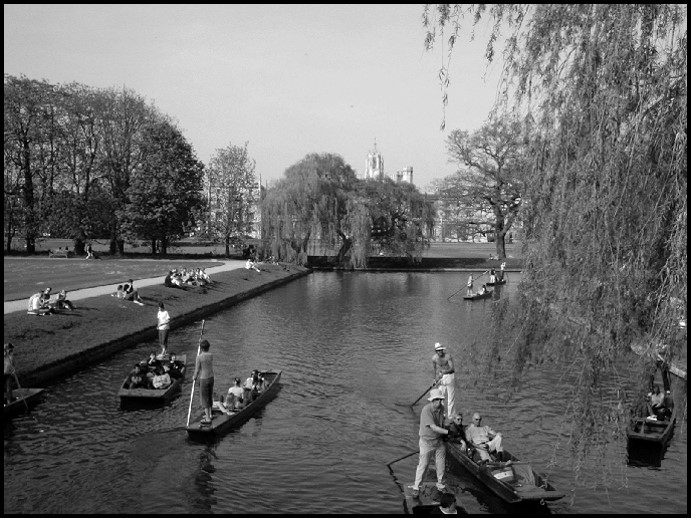
#> input picture Filtering/LP_filter-candidate.jpg, 691 x 518 px
$ jupyter execute --allow-errors Filtering.ipynb
#> lines starting #> are read from the running program, lines starting #| are printed output that depends on the picture
# Filtering

Write a short report, with images before and after 2D filtering, the python scripts you used for filtering, as well as your comments on 1-6

Let's import the libraries and read in all the images needed for this exercise.

### Import libraries

[cell 1]
# Import libraries
import cv2 as cv
import numpy as np
from matplotlib import pyplot as plt
import scipy.ndimage as ndimage

### Read in all the images

[cell 2]
img1 = cv.imread('High-Contrast.jpg')
img2 = cv.imread('LP or HP-Candidates.jpg')
img3 = cv.imread('LP_filter-candidate.jpg')
#> img3 is the input picture: shape (518, 691, 3); mean B, G, R 107.1, 107.1, 107.1
img4 = cv.imread('Picture1_median_filtering.png')
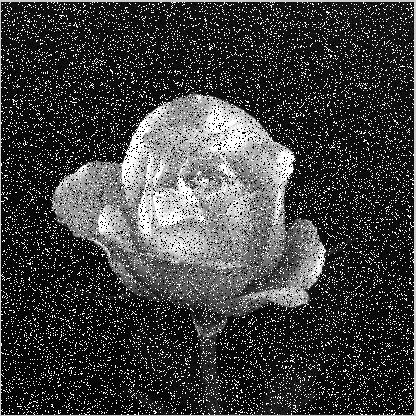
#> input picture Filtering/Picture1_median_filtering.png, 416 x 416 px
#> img4 is the input picture: shape (416, 416, 3); mean B, G, R 64, 64, 64.3
img5 = cv.imread('Picture2_median_filtering.jpg')
img6 = cv.imread('Picture3_median_filtering.jpg')
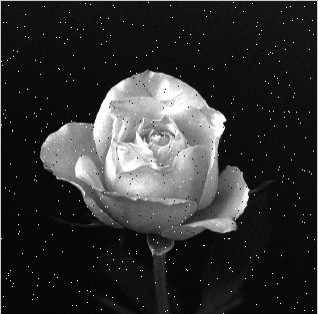
#> input picture Filtering/Picture3_median_filtering.jpg, 318 x 314 px
#> img6 is the input picture: shape (314, 318, 3); min 0, max 255, mean 49.1
img7 = cv.imread('Picture4_median_filtering.jpg')

### Create method for showing four images

[cell 3]
def compareImages(figureSize, image, image2, image3, image4, text1, text2, text3, text4):
    fig = plt.figure(figsize=figureSize)

    # first image
    ax1 = fig.add_subplot(2,2,1)
    ax1.imshow(image)
    ax1.set_title(text1)
    ax1.axis('off')

    # second image
    ax2 = fig.add_subplot(2,2,2)
    ax2.imshow(image2)
    ax2.set_title(text2)
    ax2.axis('off')

    # third image
    ax3 = fig.add_subplot(2,2,3)
    ax3.imshow(image3)
    ax3.set_title(text3)
    ax3.axis('off')

    # fourht image
    ax4 = fig.add_subplot(2,2,4)
    ax4.imshow(image4)
    ax4.set_title(text4)
    ax4.axis('off')

    plt.show()

# 1. Apply the following low pass mask on LP_filter-candidate.jpg

|   |   |   |
|:--|:--|:--|
| 1 | 1 | 1 |
| 1 | 2 | 1 |
| 1 | 1 | 1 |

with
1/10 (Scaling factor)

[cell 4]
kernelLP = np.array([[1.0,1.0,1.0],[1.0,2.0,1.0],[1.0,1.0,1.0]])/10
filteredImage = cv.filter2D(img3, -1, kernelLP)
filteredImage2 = cv.filter2D(filteredImage, -1, kernelLP) #filter filtered image
filteredImage3 = cv.filter2D(filteredImage2, -1, kernelLP) #filter filtered image again


compareImages((14,14),img3, filteredImage, filteredImage2, filteredImage3,
              'Original Image', 'Filtered Image', 'Twice Filtered Image','Thrice Filtered Image' )
#> in compareImages, `plt.show()`:
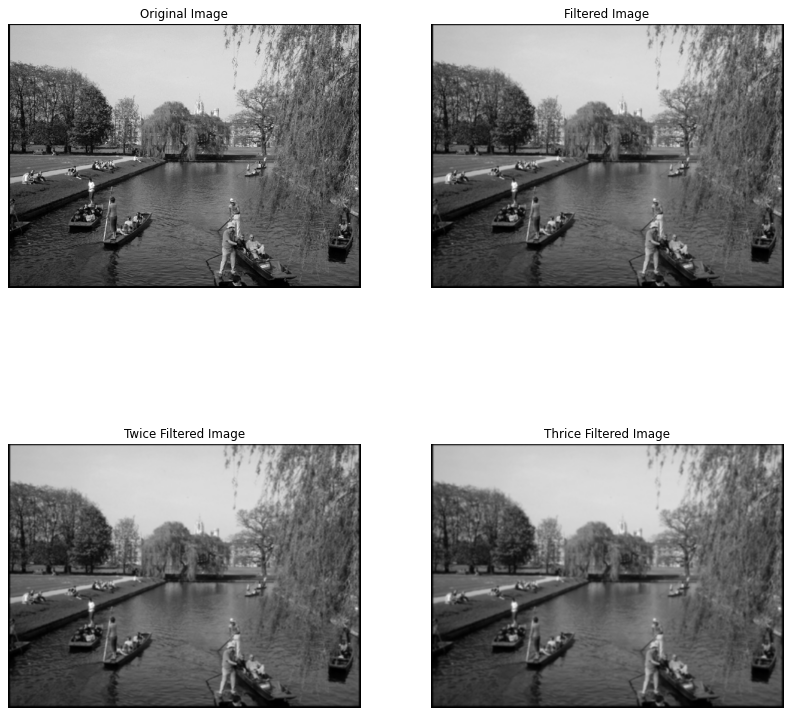
#> figure drawn by matplotlib, 4 panels; B, G, R data is drawn as R, G, B

A low pass filter could be used on images that have high frequencies. This lowpass filter is not very effective and it's hard to see the effect without running the image several times through the filter. Images that have noise become smoother with  aloss of image detail or loss of sharpness. A low pass filter could be used to blur out images in photoshop.

## 2. Apply the following high pass mask on High-Contrast.jpg

|    |    |    |
|:-- |:-- |:-- |
| -1 | -1 | -1 |
| -1 |  9 | -1 |
| -1 | -1 | -1 |

with
1 (Scaling factor)

[cell 5]
kernelHP = np.array([[-1.0,-1.0,-1.0],[-1.0,9.0,-1.0],[-1.0,-1.0,-1.0]])
#> (the rest of this cell did not finish here and is left out)

A high pass filter supresses the low frequencies. This type of filter highlights the details. The filter in use seems to bee quiet strong and after a second filtering the image details are mixed with the noise from the image. A high pass filter could be used to sharpen images in photoshop. High pass filtering could also be used in face recognition.

## 3. Apply the Gaussian low pass filter (use function scipy.ndimage.gaussian_filter()) for different smoothing (σ) values to the LP_filter-candidate.jpg image

[cell 6]
import scipy.ndimage as ndimage

filterdGaussianImage = ndimage.gaussian_filter(img3, sigma=2)
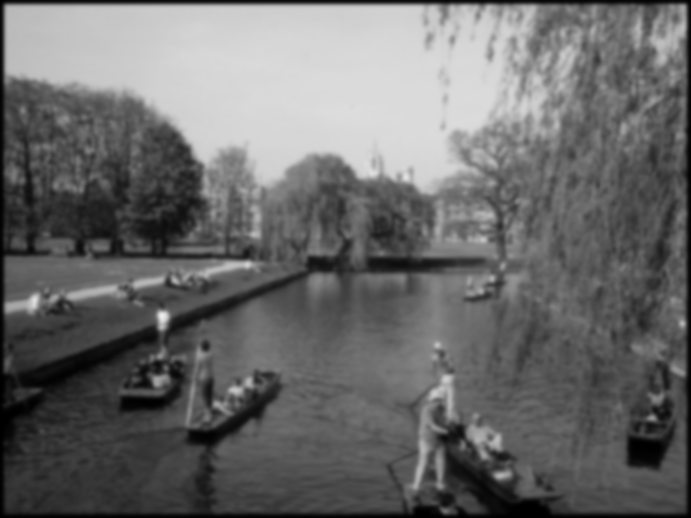
#> filterdGaussianImage: shape (518, 691, 3); mean B, G, R 106.1, 106.1, 106.1
filterdGaussianImage2 = ndimage.gaussian_filter(img3, sigma=4)
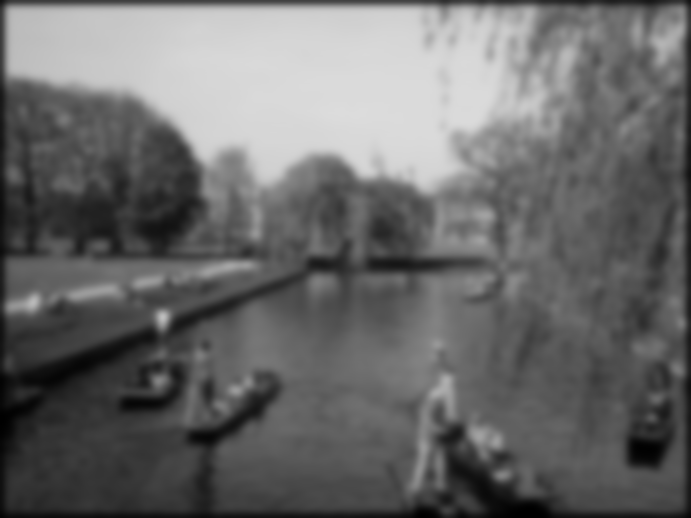
#> filterdGaussianImage2: shape (518, 691, 3); mean B, G, R 106.1, 106.1, 106.1
filterdGaussianImage3 = ndimage.gaussian_filter(img3, sigma=8)
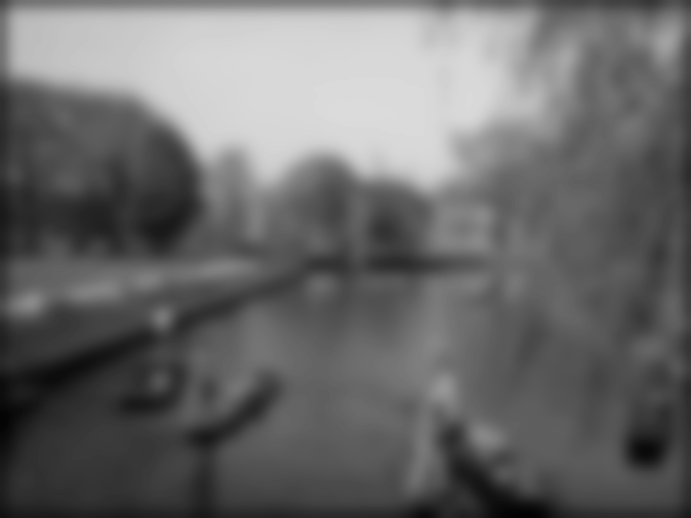
#> filterdGaussianImage3: shape (518, 691, 3); min 1, max 219, mean 105.9

compareImages((14,14), img3, filterdGaussianImage, filterdGaussianImage2, filterdGaussianImage3,
              'Original Image', 'Gaussian simga 2', 'Gaussian simga 4','Gaussian simga 8' )

Gaussian filter is a linear filter that seems to be good at bluring and reducing noise in images. The gaussian blur is easier to change the amount of smoothing with sigma. The gaussian blur could be used to blur images in photoshop. Gaussian filter could also be used to smoothen out text or details that are missing "pixels/values"

## 4. Comment on your findings in 1-3, giving one application where you would use each particular filter type?

By comparing the Gaussian LP filter results with those you obtained in #1, explain the reason you would select a Gaussian LP filter instead of the LP mask in #1?

Note, in points #1, #2 and #3, you may need to repeatedly apply the filter mask multiple times to observe any visible effects.


Gaussian functions are smooth and symmetrical and mimics optical blur. Gaussian filter avoids from washing out the image. Gaussian filter smoothness is easier to change with sigma.

## 5. Apply both a 3x3 and a 7x7 median filtering mask to the attached noisy images (PictureN_medianfiltering.jpg)
## &
## 6. What happens if the median filter mask window length is increased to say 11x11 pixels?

Please comment on both their noise reduction performance and state whether the larger mask is a better choice than the smaller mask.

[cell 7]
imgMedian3Filtered = cv.medianBlur(img4, ksize=3)
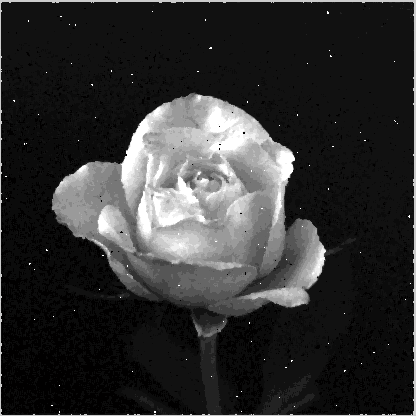
#> imgMedian3Filtered: shape (416, 416, 3); mean B, G, R 49, 49, 49.1
imgMedian7Filtered = cv.medianBlur(img4, ksize=7)
imgMedian11Filtered = cv.medianBlur(img4, ksize=11)
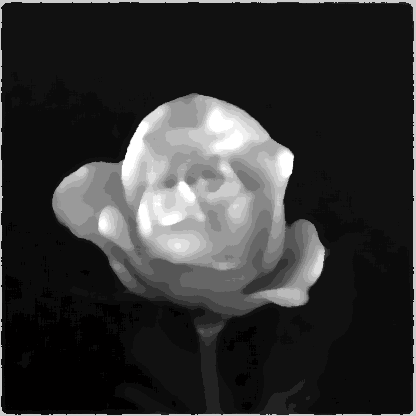
#> imgMedian11Filtered: shape (416, 416, 3); mean B, G, R 50.1, 50.1, 50.1

compareImages((18,18), img4, imgMedian3Filtered, imgMedian7Filtered, imgMedian11Filtered,
              'Original Image', 'Median filter 3x3', 'Median filter 7x7','Median filter 11x11' )

The original state of the image is very noisy. After a median filter that is 3x3 the image is much clearer. You can see the stem of the rose. There is still some noise left after the filter but is already a very clear image with relatively fine details.

After the 7x7 filter the image has no noise left, but instead lost some of the sharpness and details. The image background is starting to build up some artifacts/noise instead.

The 11x11 removes the noise from the image but the background is beginning to become more noisy. The rose is losing all its sharpness and details. The image still retains its edges.

The 7x7 mask is better suited for this picture because of the large amount of noise.

#> (a cell that did not finish here is left out)

The original state of the image has a bit of noise. After a median filter that is 3x3 the image is much clearer. The sky still has some nosise that can be easily seen but mostly there is not that much noise. The image still has all the details

After the 7x7 filter the image has no noise left, but instead lost some of the sharpness and details.

The 11x11 removes the noise from the image but the details are completely lost. The edges are still intact.

The 3x3 mask is better suited for this picture because of the amount of noise and the details it keeps. To completely remove all noise the 7x7 filter is better suited for the job.

[cell 9]
img3Median3Filtered = cv.medianBlur(img6, ksize=3)
img3Median7Filtered = cv.medianBlur(img6, ksize=7)
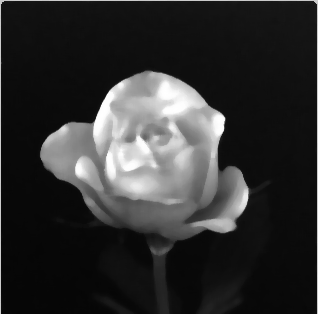
#> img3Median7Filtered: shape (314, 318, 3); min 5, max 255, mean 48
img3Median11Filtered = cv.medianBlur(img6, ksize=11)

compareImages((18,18), img6, img3Median3Filtered, img3Median7Filtered, img3Median11Filtered,
              'Original Image', 'Median filter 3x3', 'Median filter 7x7','Median filter 11x11' )
